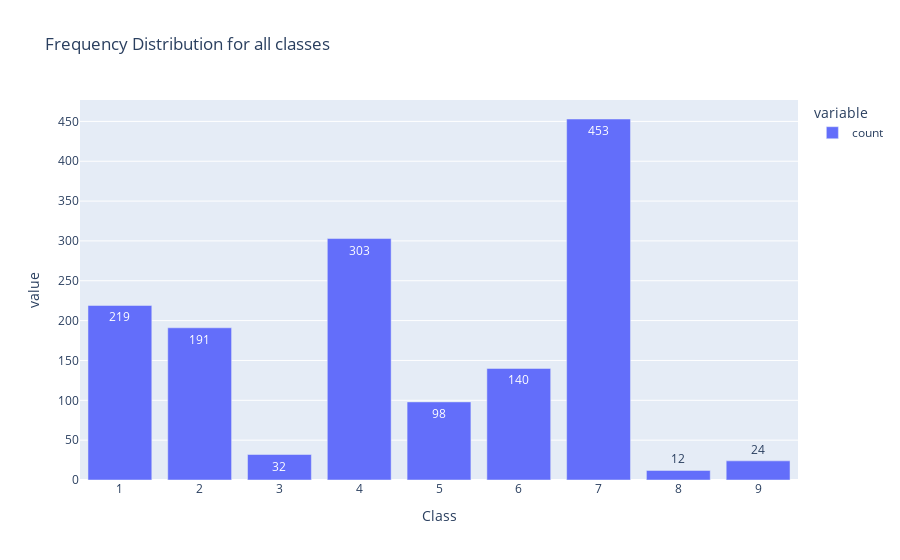

Notebook source saved alongside this figure:
### Markdown cell above
### Visualizations

### Code cell
plot_class = df['Class'].value_counts().sort_index()
fig = px.bar(plot_class,title='Frequency Distribution for all classes',text_auto=True)
fig.show()

### Figure 1 — Plotly figure (JSON) as saved in the notebook; plotly's stock layout.template omitted (floating-point values rounded to 4 significant figures)
{"data": [{"alignmentgroup": "True", "hovertemplate": "variable=count<br>Class=%{x}<br>value=%{y}<extra></extra>", "legendgroup": "count", "marker": {"color": "#636efa", "pattern": {"shape": ""}}, "name": "count", "offsetgroup": "count", "orientation": "v", "showlegend": true, "textposition": "auto", "texttemplate": "%{y}", "type": "bar", "x": [1, 2, 3, 4, 5, 6, 7, 8, 9], "xaxis": "x", "y": [219, 191, 32, 303, 98, 140, 453, 12, 24], "yaxis": "y"}], "layout": {"barmode": "relative", "legend": {"title": {"text": "variable"}, "tracegroupgap": 0}, "title": {"text": "Frequency Distribution for all classes"}, "xaxis": {"anchor": "y", "domain": [0, 1], "title": {"text": "Class"}}, "yaxis": {"anchor": "x", "domain": [0, 1], "title": {"text": "value"}}}}
